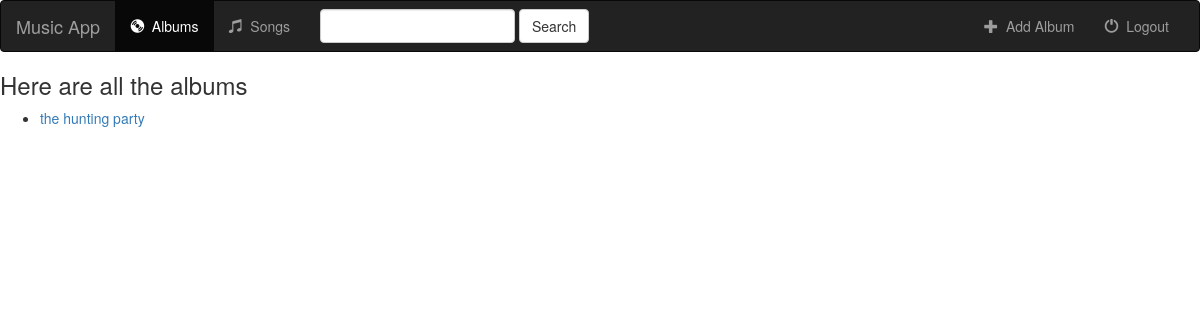
/music/, run on an earlier commit of the app's database.
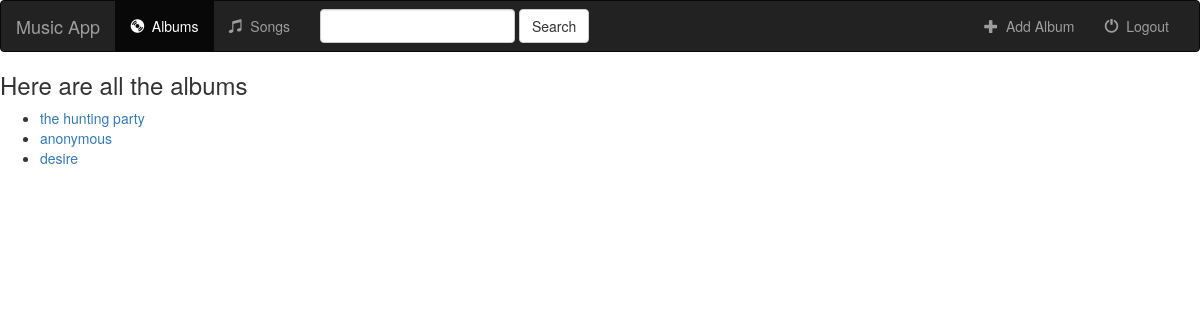
And on a later commit of the database.
### musicapp/models.py (models this page shows, shortened)
class Album(models.Model):
    artist = models.CharField(max_length=100)
    album_title = models.CharField(max_length=100)
    genre = models.CharField(max_length=100)
    album_logo = models.FileField()

### musicapp/views.py (the view)
class IndexView(generic.ListView):
    template_name = "index.html"
    def get_queryset(self):
        return Album.objects.all()

### musicapp/templates/index.html (shortened to what this page needs)
{% extends 'musicapp/base.html' %}
{% block body %}
<h3> Here are all the albums</h3>
<ul>
    {% for album in object_list %}
        <li>
            <a href="{% url 'music:lists' album.id%}">{{ album.album_title }}</a>
        </li>
    {% endfor %}
</ul>
{% endblock %}

What changed in the data, as far as the page shows it:
added Album: album_title "anonymous"
added Album: album_title "desire"
